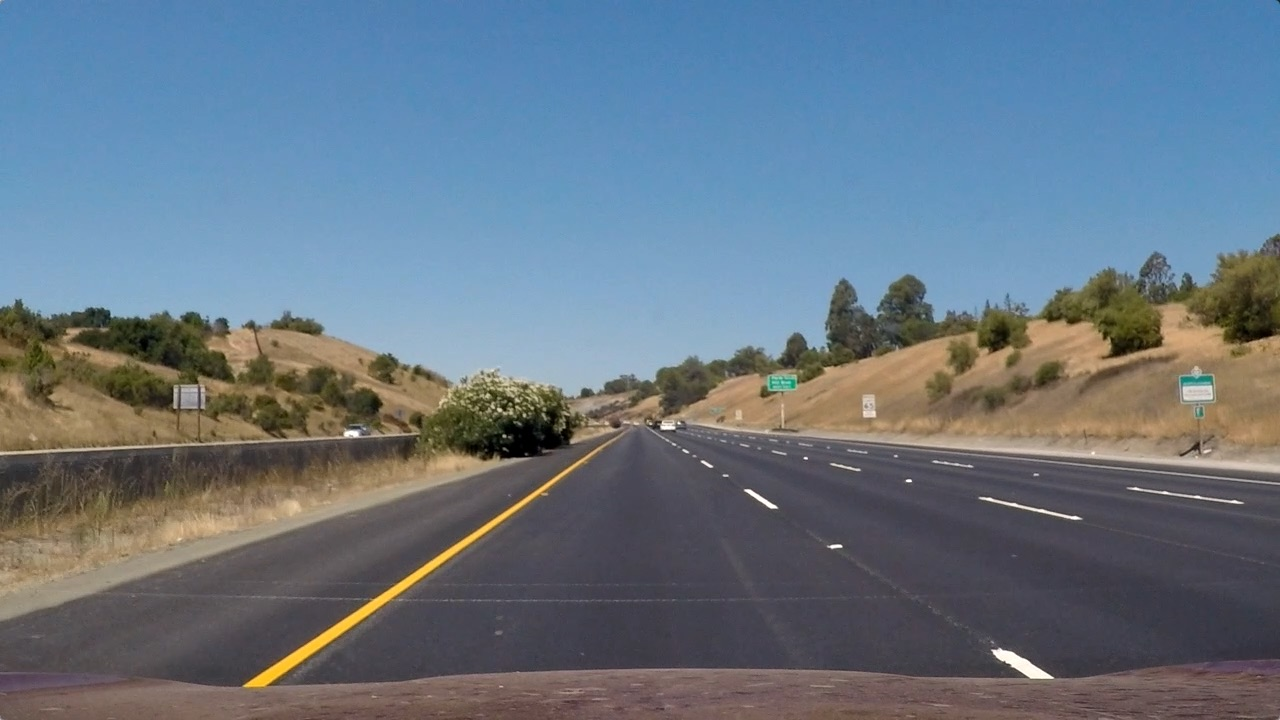
#> input picture projects/CarND-Advanced-Lane-Lines-Project/test_images/straight_lines1.jpg, 1280 x 720 px; its folder holds only this picture in this run
$ python image_threshold.py   (older library calls are emulated)
#> lines starting #> are read from the running program, lines starting #| are printed output that depends on the picture; after the words box and inside, x2 and y2 are one past the last pixel; in counts of white or black regions, pixels touching at a corner belong together
#> further down, image is the input picture: shape (720, 1280, 3); mean R, G, B 103.2, 117.7, 131.2
import numpy as np
import cv2
import glob
import matplotlib.pyplot as plt
import matplotlib.image as mpimg
from skimage import color


def pipeline(img, s_thresh=(100, 255), l_thresh=(180, 255)):
#> called with s_thresh = (100, 255), l_thresh = (180, 255)
    img = np.copy(img)

    # gray = cv2.cvtColor(img, cv2.COLOR_RGB2GRAY)

    # Convert to HLS color space and separate the V channel
    hls = cv2.cvtColor(img, cv2.COLOR_RGB2HLS)
#> hls: shape (720, 1280, 3); mean of channels 0, 1, 2 85.5, 117, 67
    l_channel = hls[:,:,1]
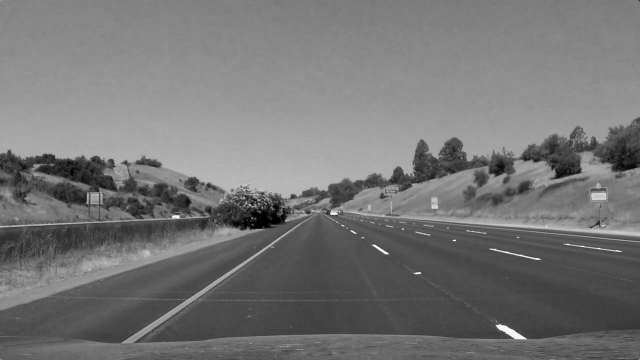
#> l_channel: shape (720, 1280) (shown at 1/2 size); min 0, max 254, mean 117
    s_channel = hls[:,:,2]
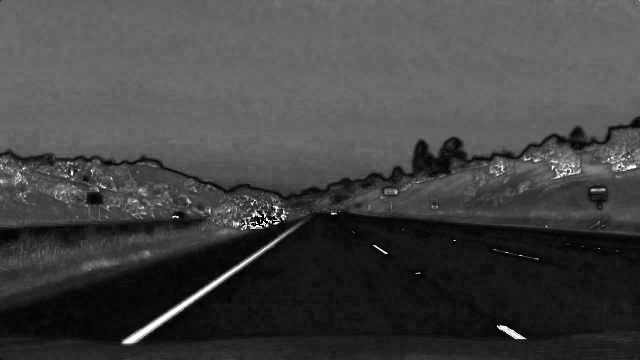
#> s_channel: shape (720, 1280) (shown at 1/2 size); min 0, max 255, mean 67

    # [18 lines of commented-out code are left out]
    s_binary = np.zeros_like(s_channel)
    s_binary[(s_channel >= s_thresh[0]) & (s_channel <= s_thresh[1])] = 255

    l_binary = np.zeros_like(l_channel)
    l_binary[(l_channel >= l_thresh[0]) & (l_channel <= l_thresh[1])] = 255

    # v_binary = np.zeros_like(v_channel)
    # v_binary[(v_channel >= v_thresh[0]) & (v_channel <= v_thresh[1])] = 1

    # Stack each channel
    # color_binary = np.dstack(( s_binary, s_binary, s_binary)) * 255
    img = np.bitwise_or(l_binary, s_binary)
    color_binary = img
    return color_binary


# [4 lines left out: function convert_thresh, not called in this run]


if __name__ == '__main__':

    images = glob.glob('test_images/*.jpg')

    for image_path in images:
        image = mpimg.imread(image_path)
        result = pipeline(image)
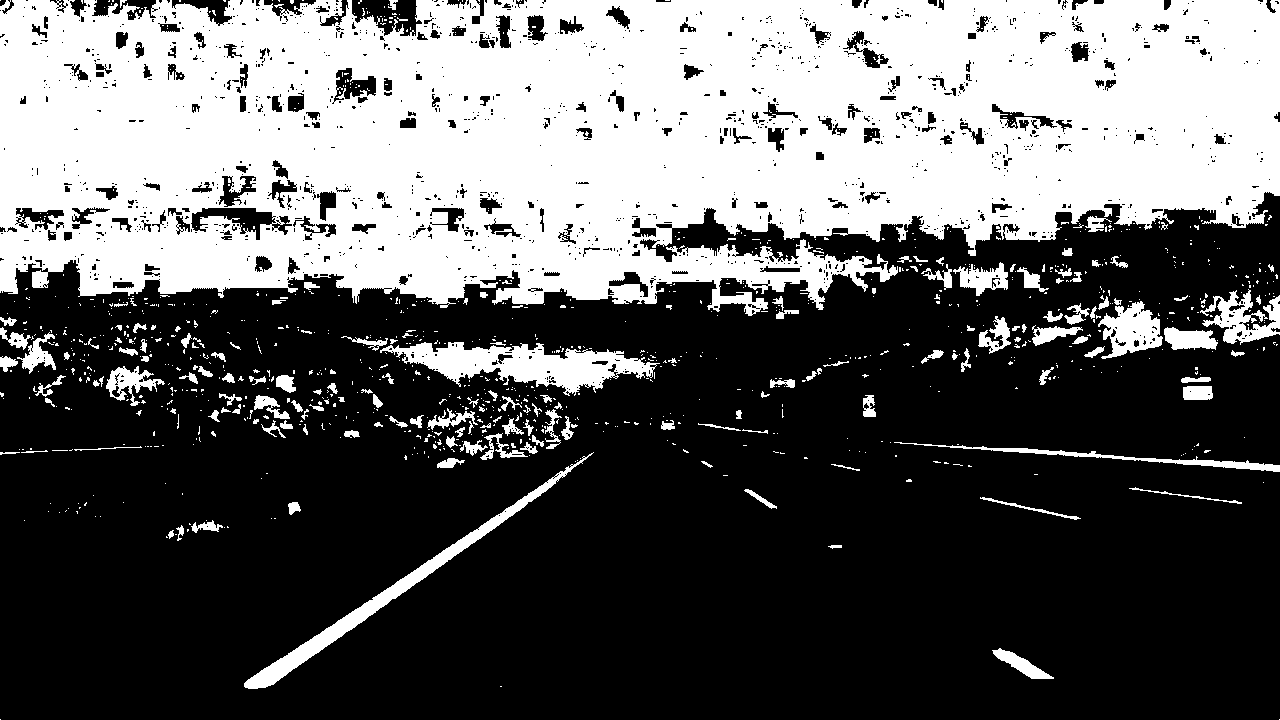
#> result: shape (720, 1280); 37.9% white; 1057 white regions (894 under 20 px), largest, box (x1, y1, x2, y2) and area: (0, 0, 1280, 316) 311978, (380, 342, 660, 396) 6806, (244, 452, 594, 689) 4746
        result = color.rgb2gray(result)
        plt.imsave('output_images/threshold_' + image_path, result, cmap=plt.get_cmap('gray'))

$ run again, on projects/CarND-Advanced-Lane-Lines-Project/test_images/test3.jpg
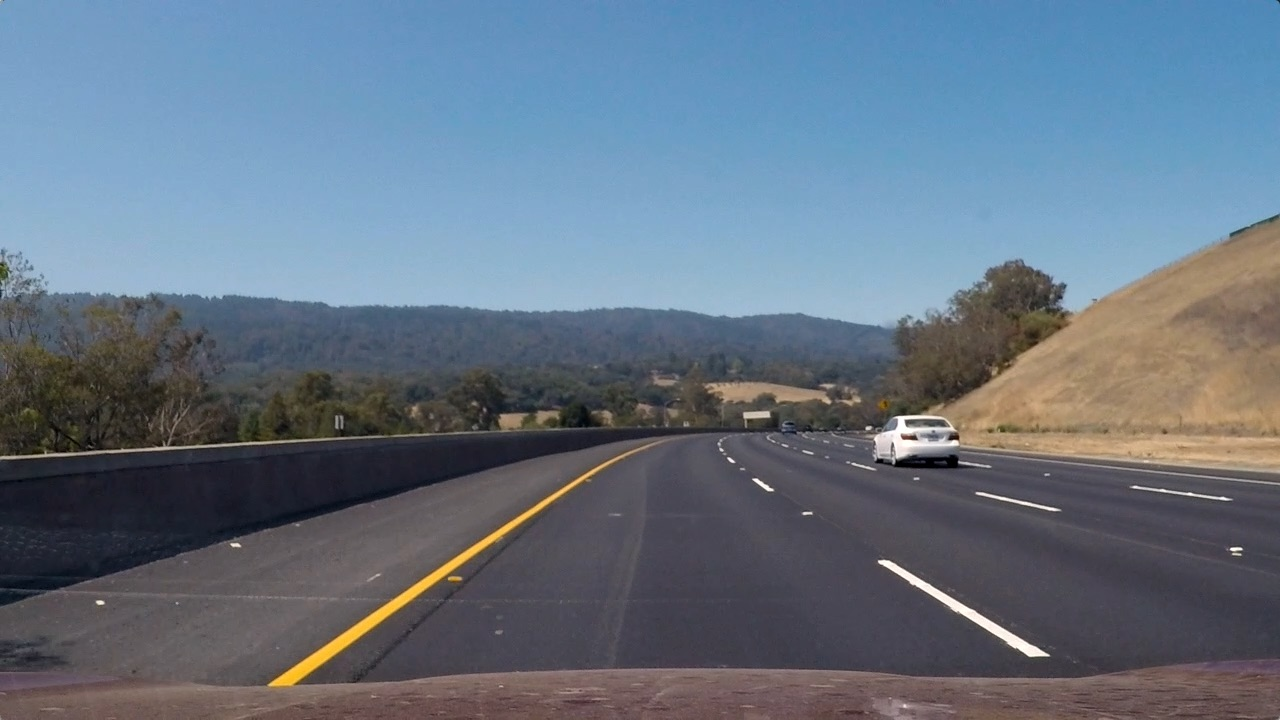
#> input picture projects/CarND-Advanced-Lane-Lines-Project/test_images/test3.jpg, 1280 x 720 px
#> image is the input picture: shape (720, 1280, 3); mean R, G, B 101.1, 115.3, 130.7
#> hls: shape (720, 1280, 3); mean of channels 0, 1, 2 94.8, 115.7, 62.1
#> in pipeline, `s_channel = hls[:,:,2]`:
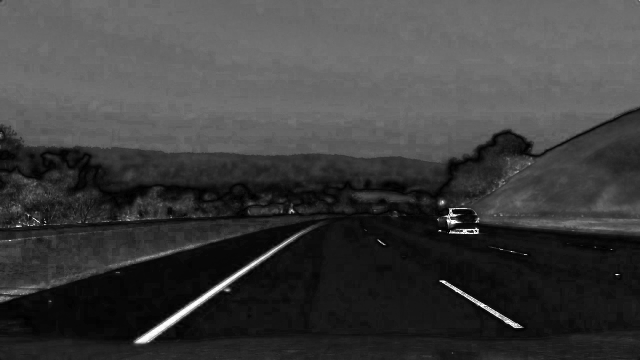
#> s_channel: shape (720, 1280) (shown at 1/2 size); min 0, max 255, mean 62.1
#> `result = pipeline(image)`:
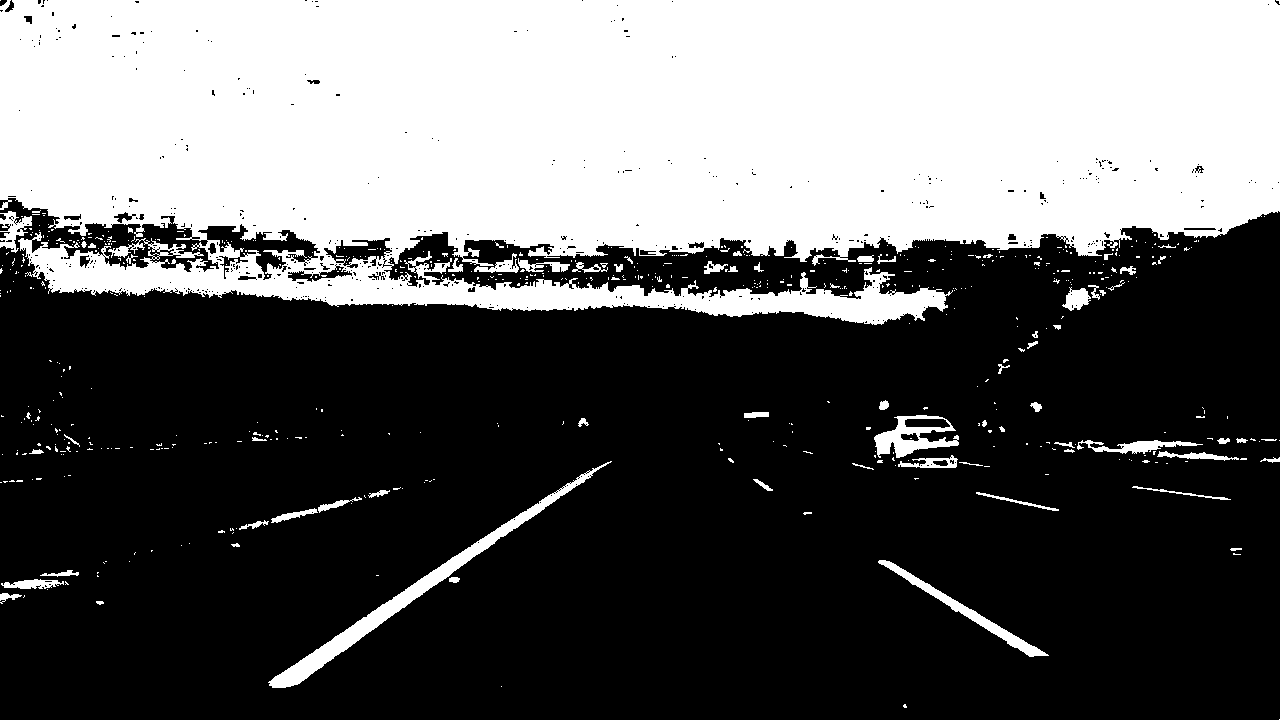
#> result: shape (720, 1280); 38% white; 573 white regions (503 under 20 px), largest, box (x1, y1, x2, y2) and area: (0, 0, 1280, 325) 332731, (268, 461, 612, 688) 4908, (874, 415, 959, 458) 1655

$ run again, on projects/CarND-Advanced-Lane-Lines-Project/test_images/test4.jpg
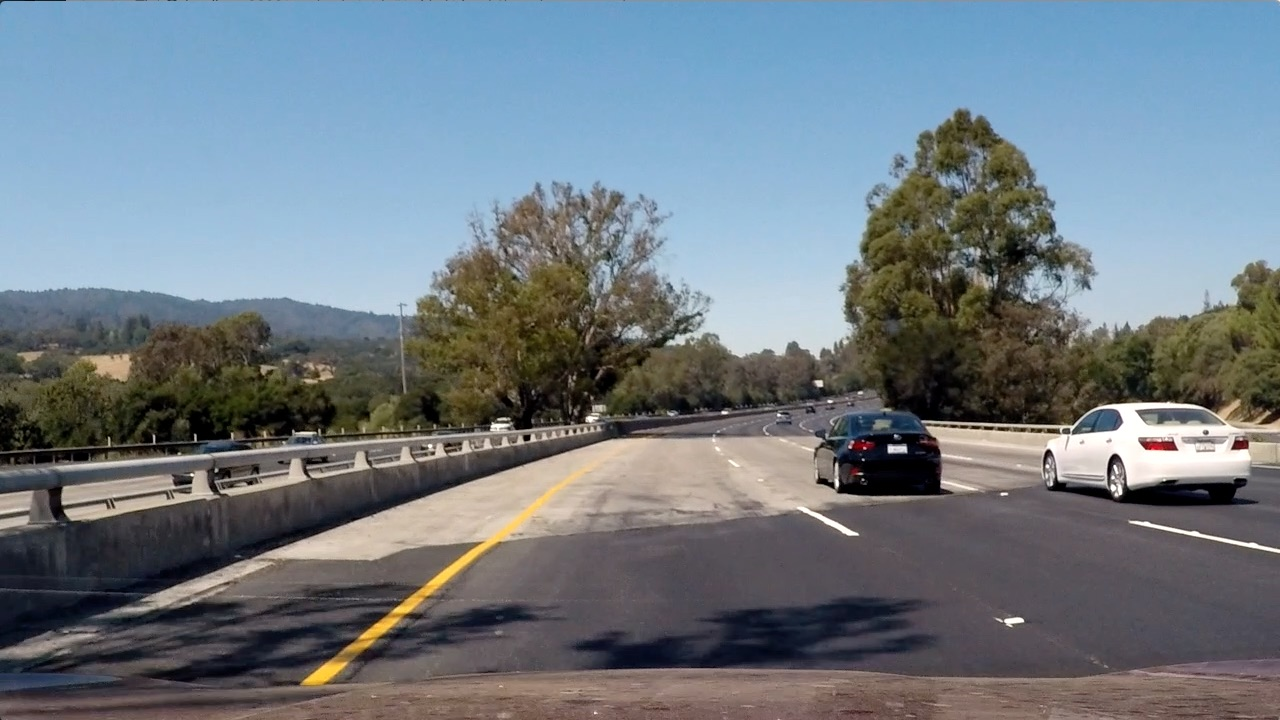
#> input picture projects/CarND-Advanced-Lane-Lines-Project/test_images/test4.jpg, 1280 x 720 px
#> image is the input picture: shape (720, 1280, 3); mean R, G, B 112.2, 122.7, 130.9
#> hls: shape (720, 1280, 3); mean of channels 0, 1, 2 80.5, 121.4, 71.8
#> in pipeline, `s_channel = hls[:,:,2]`:
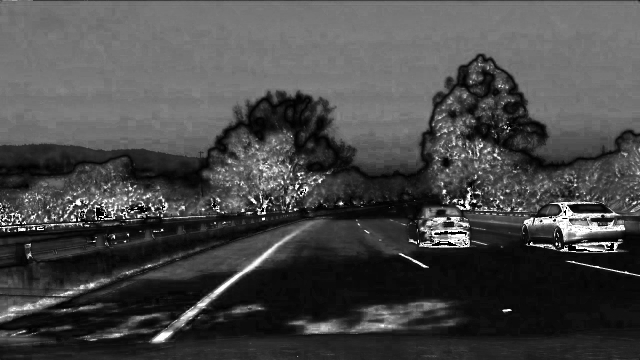
#> s_channel: shape (720, 1280) (shown at 1/2 size); min 0, max 255, mean 71.8
#> `result = pipeline(image)`:
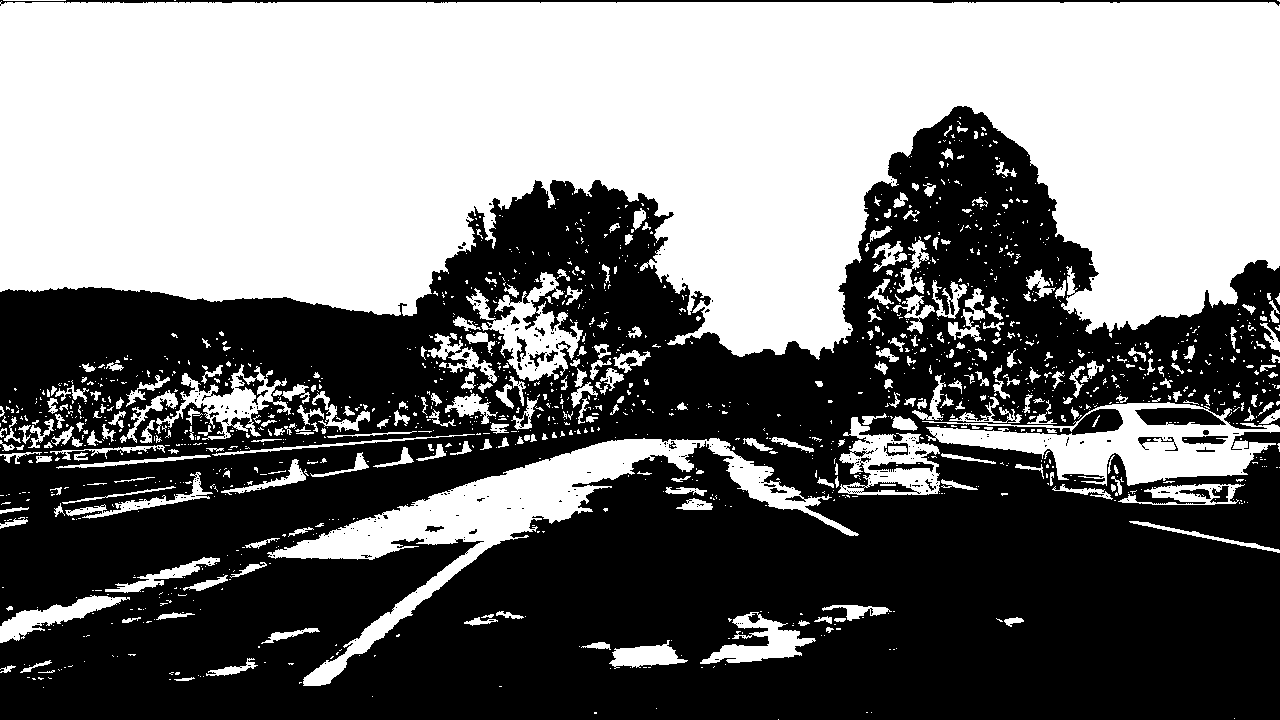
#> result: shape (720, 1280); 46.4% white; 1509 white regions (1195 under 20 px), largest, box (x1, y1, x2, y2) and area: (0, 1, 1280, 360) 335247, (267, 438, 859, 686) 23013, (922, 402, 1280, 486) 12498
